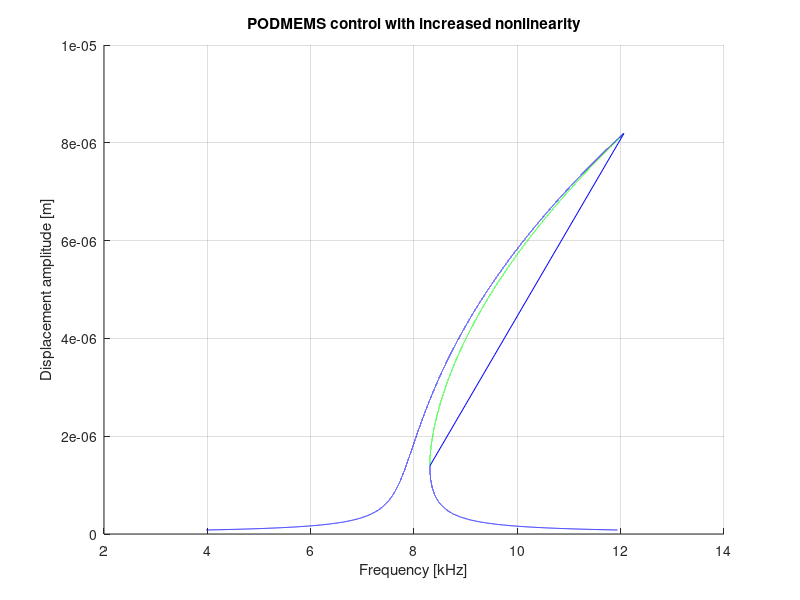

This figure's MATLAB source:
%% Frequency response of a MEMS Duffing oscillator
clear all; 
%clf; 
tic
'////////////////////////'
%Equations:
%M*x'' + D*x' + K*x + kappa*x = F0*cos(w*t)
%x'' + 2*D_M2w0*w0*x' + w0^2*x + kappa_M*x = F0_M*cos(Omega*t)
u = 1e-6;
E=160e9; 
L=294.7e-6; H=20e-6; W=2e-6;
I=W^3*H/12;
alpha = 2.5e-6;
DT = 100;
K1 = 3*E*I/(L/2)^3;
L=L*(1+alpha*DT);
H=H*(1+alpha*DT);
W=W*(1+alpha*DT);
I=W^3*H/12;
K2 = 3*E*I/(L/2)^3;
M = 8e-10; 
w1=sqrt(K1/M)
w2=sqrt(K2/M)
K1
K2
K=K1

%Parameters
    M = 8e-10; %mass 8e-10
    D = 1.55e-7; %damping 1.55e-7
    K = 2; %stiffness 2
    %kappa = 4.1e10; %nonlinearity 4.1e10
    kappa = 1 * 4.1e10; %nonlinearity 4.1e10
    N = 37; e0 = 8.854e-12; 
    V = 10
    g = 2e-6; 
    F0 = 0.5* 2*N*1/2*e0*H/g*V^2; %Force amplitude
    w0 = sqrt(K/M)
    Q = w0*M/D
    xmax = F0/w0/D
    Q = 100;
    D = w0*M/Q
    xmax = F0/w0/D
    
    amplitude = linspace(0.01, 2, 100000)*xmax; %Range for displacement amplitude
%Eqn conversion 
    w0 = sqrt(K/M); %Primary resonance
    kappa_M = kappa/M; 
    F0_M = F0/M; 
    D_M2w0 = D/(M*2*w0); %linear damping
j1 = 0; j2 = 0; j3 = 0;

%% Plots 
for j = 1 : 1 : length(amplitude)
    %Eigen values and w/w0
        w_w0_23(j)=(1+3*kappa_M/(8*w0^2)*amplitude(j)^2+sqrt((F0_M/(2*w0^2*amplitude(j)))^2-D_M2w0^2));
        lambda_w_w0_23_1 = sqrt(-(w_w0_23(j)-w0-3*kappa_M/(8*w0)*amplitude(j)^2)*(w_w0_23(j)-w0-9*kappa_M/(8*w0)*amplitude(j)^2))-(D_M2w0*w0);
        w_w0_1(j)=(1+3*kappa_M/(8*w0^2)*amplitude(j)^2-sqrt((F0_M/(2*w0^2*amplitude(j)))^2-D_M2w0^2));
        lambda_w_w0_1_1 = sqrt(-(w_w0_1(j)-w0-3*kappa_M/(8*w0)*amplitude(j)^2)*(w_w0_1(j)-w0- 9*kappa_M/(8*w0)*amplitude(j)^2))-(D_M2w0*w0);
	if lambda_w_w0_23_1==conj(lambda_w_w0_1_1) 
        break %Terminate 
    else
        if kappa_M > 0 %Spring hardening case
            j1 = j1 + 1;
            X1(j1) = w_w0_1(j);
            Y1(j1) = amplitude(j);
            stability = (w_w0_23(j)*w0-w0-3*kappa_M/(8*w0)*amplitude(j)^2)*(w_w0_23(j)*w0-w0- 9*kappa_M/(8*w0)*amplitude(j)^2)+(D_M2w0*w0)^2;
            if stability < 0 %if < 0, then it is unstable
                j2 = j2 + 1;
                X2(j2) = w_w0_23(j);
                Y2(j2) = amplitude(j);
            else %if stable
                j3 = j3 + 1;
                X3(j3) = w_w0_23(j);
                Y3(j3) = amplitude(j);
            end
        else %Spring softening case
            j1 = j1 + 1;
            X1(j1) = w_w0_23(j);
            Y1(j1) = amplitude(j);
            stability = (w_w0_1(j)*w0-w0-3*kappa_M/(8*w0)*amplitude(j)^2)*(w_w0_1(j)*w0-w0- 9*kappa_M/(8*w0)*amplitude(j)^2)+(D_M2w0*w0)^2;
            if stability < 0 %if < 0, then it is unstable
                j2 = j2 + 1;
                X2(j2) = w_w0_1(j);
                Y2(j2) = amplitude(j);
            else %if stable
                j3 = j3 + 1;
                X3(j3) = w_w0_1(j);
                Y3(j3) = amplitude(j);
            end
        end
	end
end
%Figure displacy
    k = 1000;
    figure(1); hold on; grid on;
    if exist('X2') %If there is an unstable curve
        plot(X2*w0/k/2/pi,Y2,'g'); 
    end
    plot(X1*w0/k/2/pi,Y1,'b'); 
    plot(X3*w0/k/2/pi,Y3,'b');
    title(sprintf('PODMEMS control with increased nonlinearity',M,D,K,kappa,Q));
    ylabel('Displacement amplitude [m]');
    %xlabel(strcat('Frequency [kHz]', sprintf('      w0=%0.3g, F0=%0.3g',w0,F0)));
    xlabel('Frequency [kHz]');
toc    
